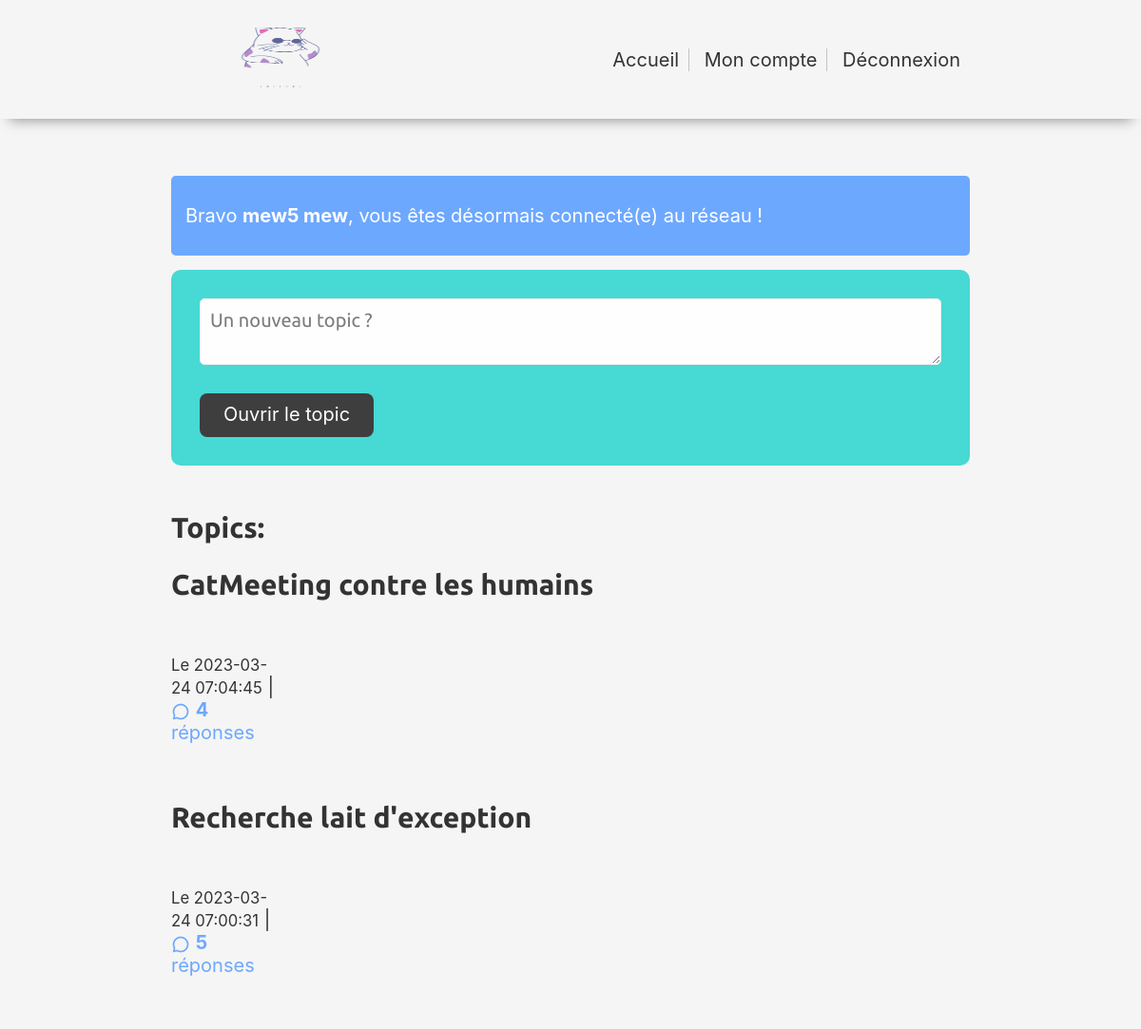
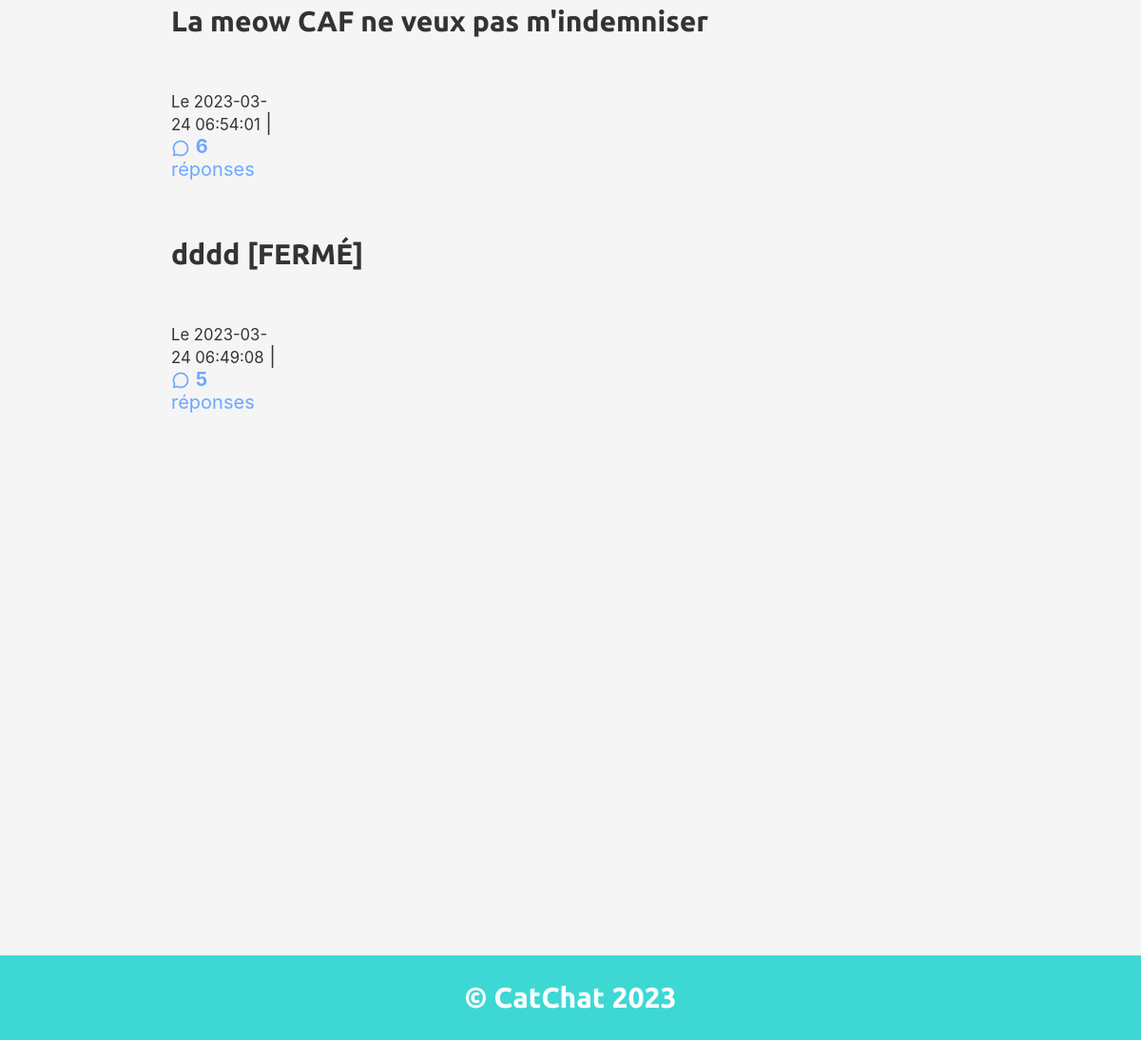
/index.php (signed in), run on the app's committed database (2 pictures, top to bottom).
### tables this page shows
CREATE TABLE IF NOT EXISTS `status` (
  `id` int NOT NULL AUTO_INCREMENT,
  `createdAt` datetime NOT NULL,
  `content` text,
  `user_id` int DEFAULT NULL,
  `media_url` text,
  `media_type` varchar(255) DEFAULT NULL,
  PRIMARY KEY (`id`),
  KEY `FK_USERS` (`user_id`),
  CONSTRAINT `status_ibfk_1` FOREIGN KEY (`user_id`) REFERENCES `users` (`id`) ON DELETE CASCADE ON UPDATE CASCADE
);

### libraries/Session.php (called while the page is built, shortened)
<?php
class Session
{
    public static function isConnected(): bool
    {
        return !empty($_SESSION['connected']);
    }
}

### libraries/controllers/Controller.php (called while the page is built, shortened)
<?php
abstract class Controller
{
    public function __construct()
    {
        $this->model = new $this->modelName();
    }
    protected function view(string $template, array $variables = [])
    {
        extract($variables);
        require_once 'templates/partials/header.php';
        require_once "templates/$template.php";
        require_once 'templates/partials/footer.php';
    }
}

### libraries/controllers/StatusController.php (called while the page is built, shortened)
<?php
require_once 'Controller.php';
class StatusController extends Controller
{
    public function index()
    {
        $status = $this->model->findAll();
        $this->view('status/index', [
            'status' => $status,
        ]);
    }
}

### index.php (called while the page is built, shortened)
<?php
try {
    $controller = new $controllerName();
    $task = Request::get('task');
    if (!$task) {
        $task = "index";
    }
    $controller->$task();
} catch (Exception $e) {
    $code = $e->getCode();
    $message = $e->getMessage();
    require_once 'templates/partials/header.php';
    require_once 'templates/error.php';
    require_once 'templates/partials/footer.php';
}
?>

### libraries/Database.php (called while the page is built)
<?php
abstract class Database
{
    private static $pdo;
    public static function getInstance(): PDO
    {
        if (empty(self::$pdo)) {
            $host = "localhost";
            $name = "pintviewv1";
            $user = "root";
            $password = "";
            self::$pdo = new PDO(
                "mysql:host=$host;dbname=$name;charset=utf8",
                $user,
                $password,
                [
                    PDO::ATTR_ERRMODE => PDO::ERRMODE_EXCEPTION,
                ]
            );
        }
        return self::$pdo;
    }
}

### libraries/models/Model.php (called while the page is built, shortened)
<?php
abstract class Model
{
    public function __construct()
    {
        $this->db = Database::getInstance();
    }
}

### libraries/models/StatusModel.php (called while the page is built, shortened)
<?php
require_once "Model.php";
class StatusModel extends Model
{
    public function findAll(): array
    {
        $query = $this->db->prepare('
            SELECT
                status.*,
                users.firstName,
                users.lastName,
                users.avatar,
                COUNT(comments.id) AS comments
            FROM status
            JOIN users ON status.user_id = users.id
            LEFT JOIN comments ON comments.status_id = status.id
            GROUP BY status.id
            ORDER BY status.createdAt DESC
        ');
        $query->execute();
        return $query->fetchAll(PDO::FETCH_ASSOC);
    }
}

### templates/status/index.php (the view, shortened to what this page needs)
<?php
require_once('libraries/Database.php');
?>
<?php if (Session::isConnected()) : ?>
    <form action="index.php?controller=status&task=upload" method="POST" id="write-status" enctype="multipart/form-data" name="mon-formulaire">
        <div class="form-row">
            <textarea name="content" id="content" required placeholder="Un nouveau topic ?"></textarea>
        </div>
        <button type="submit" name="submit">
            Ouvrir le topic
        </button>
    </form><br>
<?php endif ?>
<h2>Topics:</h2>
<section id="status">
    <?php foreach ($status as $stat) : ?>
        <h2><?= $stat['content'] ?></h2><br>
        <article>
            <figure>
                <div class="metadata">
                    <small>Le <?= $stat['createdAt'] ?></small> |
                    <a href="index.php?controller=status&task=show&id=<?= $stat['id'] ?>">
                        <i class="ri-chat-3-line"></i> <strong><?= $stat['comments'] ?></strong> réponses
                    </a>
                </div>
        </article>
    <?php endforeach ?>
</section>

### css/styles.css (style rules this page uses)
html { font-size: 62.5%; --primary: #103d7f; --secondary: #6da8ff; --background: #37547f; --danger: #8c2c20; --fontOnBackground: white; --text: #333; --ecart: 3em; --baseSize: 2rem; --headingFamily: 'Ubuntu', sans-serif; --textFamily: "Merriweather"; }
html, body { margin: 0; padding: 0; color: var(--text); background: #F5F5F5; }
* { padding: 0; box-sizing: border-box; font-family: var(--textFamily), -apple-system, BlinkMacSystemFont, "Segoe UI", Oxygen, Ubuntu, Cantarell, "Open Sans", "Helvetica Neue", sans-serif; }
h1, h2, h3, h4, h5, h6 { font-family: var(--headingFamily), var(--textFamily), -apple-system, BlinkMacSystemFont, "Segoe UI", Oxygen, Ubuntu, Cantarell, "Open Sans", "Helvetica Neue", sans-serif; }
a { text-decoration: none; color: var(--secondary); }
body { font-size: var(--baseSize); }
i { vertical-align: middle; }
div.form-row { display: flex; align-items: top; margin-bottom: calc(var(--ecart) / 2); }
div.form-row input, div.form-row textarea, div.form-row select { width: 100%; padding: 10px; border-radius: 5px; border: 1px solid #eee; font-family: var(--headingFamily); font-size: 2rem; }
form button[type="submit"] { background-color: var(--text); color: var(--fontOnBackground); padding: 10px 25px; border: none; border-radius: 8px; font-size: 2rem; cursor: pointer; }
form { background-color: #3dd8d3; padding: calc(var(--ecart) / 2); border-radius: 10px; color: var(--fontOnBackground); opacity: 94%; }
form::after { content: ""; display: block; clear: both; }
section#status article, section#comments div.comment { display: flex; align-items: top; margin-bottom: var(--ecart); }
section#status article figure { margin: 0; padding: 5px 20px 0 0; width: 140px; }
@media only screen and (min-width: 801px) { html { font-size: 62.5%; } }

### data on the page
status: content "CatMeeting contre les humains", createdAt "2023-03-24 07:04:45", comments "4"
status: content "Recherche lait d'exception", createdAt "2023-03-24 07:00:31", comments "5"
status: content "La meow CAF ne veux pas m'indemniser", createdAt "2023-03-24 06:54:01", comments "6"
status: content "dddd [FERMÉ]", createdAt "2023-03-24 06:49:08", comments "5"

### other printed values
$message "Bravo mew5 mew , vous êtes désormais connecté(e) au réseau !"
